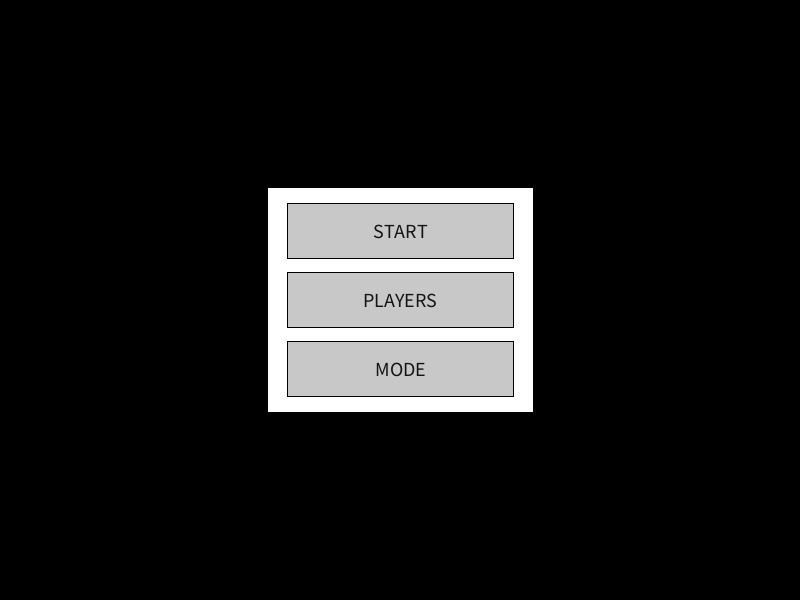
Frame 1 (no input)
Frame 60 (the mouse pressed at the canvas centre just before this capture): identical to frame 1, image omitted
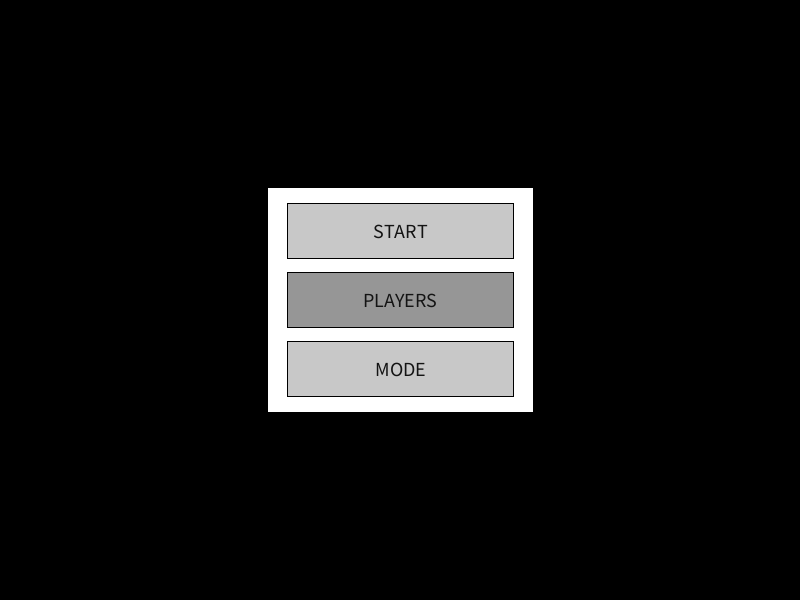
Frame 120 (the mouse held since frame 60 and released just before this capture)

The Processing sketch that drew these frames (run headless with seeded random() and noise(); from frame 60 on, the mouse is pressed at the canvas centre):

// Processing sketch: professionellesSpiel1_6
// ── professionellesSpiel1_6.pde
Ball b;
Balken[] players;
Score s;
particle[] particles;
Menu menu;
PVector player_pos;
int gehweite, dead, gamemode, number;
boolean go, explode;
final int ANZAHL = 500;  // amount of particles

void setup() {
  size(800, 600);
  //fullScreen();
  rectMode(CENTER);
  go = false;
  explode  = false;
  gehweite = 4;
  gamemode = 2;  // 1 = 1player, 2 = 2player
  player_pos = new PVector(50, 300);

  b = new Ball();
  b.setup();
  if (gamemode == 1) {
    number = 1;
  } else if (gamemode == 2) {
    number = 2;
  }
  players = new Balken[number];
  for (int i = 0; i < players.length; i++) {
    players[i] = new Balken();
    players[i].setup(i);
  }
  s = new Score();
  s.setup(number);

  menu = new Menu();
}

void draw() {
  background(0);
  if (menu.hidden == true) {
    if (go == true) {  //updates Balken und Ball, if the game starts
      for (Balken p : players) {
        p.update();
      }
      b.update();
    }

    //SCORE
    s.display(number);   //displays score first

    if (explode) {      //if exploding display particles and no Ball
      for (particle pa : particles) {
        pa.update();
        pa.display();
      }
    } else {
      b.display();
    }

    if (dead >= ANZAHL) {
      explode = false;
      dead = 0;
    }
    for (Balken p : players) {

      p.display();
    }
  }
  menu.mousecheck(mouseX, mouseY);
  menu.display();
}  

void keyPressed() {
  if (keyCode == 10) {
    println("keypressed");
    go = true;
  } else {
    for (Balken p : players) {
      p.press(key);
    }
  }
}

void keyReleased() {
  for (Balken p : players) {
    p.release(key);
  }
}

void mouseClicked() {
  menu.mouseclicked();
}


//resets all but score
void reset() {
  b.setup();
  for (int i = 0; i < players.length; i++) {
    players[i].setup(i);
  }
  go = false;
}


void explode(PVector pos) {  //pos = position of ball
  particles = new particle[ANZAHL];
  for (int i = 0; i < ANZAHL; i++) {
    particles[i] = new particle();
    particles[i].setup(pos);
  }
  explode = true;
}
// ── Balken.pde
class Balken {
  PVector pos;
  boolean goup, godown;
  int speed, h, w, num;
  void setup(int a) {
    num = a;
    speed = 10;
    h = height / 4;
    w = 5;//width / 30;
    goup = false;
    godown = false;
    if (num == 0) {
      pos = new PVector (w + 30, height / 2);
    }
    if (num == 1) {
      pos = new PVector (width - w - 30, height / 2);
    }
  }

  void update() {
    println(num + " up " + goup + " down " + godown);
    if (goup  && pos.y > h/2) {
      pos.y -= speed;
    }
    if (godown  && pos.y < height - h/2) {
      pos.y += speed;
    }
  }

  void press(char k) {
    if (num == 0) {
      if (k == 'w') {
        goup = true;
      }
      if (k == 's') {
        godown = true;
      }
    }

    if (num == 1) {
      if (k == 'u') {
        goup = true;
      }
      if (k == 'j') {
        godown = true;
      }
    }
  }

  void release(char k) {
    if (num == 0) {
      if (k == 'w') {
        goup = false;
      }
      if (k == 's') {
        godown = false;
      }
    }

    if (num == 1) {
      if (k == 'u') {
        goup = false;
      }
      if (k == 'j') {
        godown = false;
      }
    }
  }

  void display() {
    fill(255);
    rect(pos.x, pos.y, w, h);
  }
}

// ── Ball.pde
class Ball {
  PVector pos, vel, acc;
  int rad;
  boolean check = true;
  void setup() {
    pos = new PVector(width/2, height/2);
    vel = new PVector(random(-5, 5), random(-5, 5));
    acc = new PVector(0.01,0.01);
    rad = height / 50;
  }

  void update() {
    vel.add(acc);
    pos.add(vel);


    if (pos.x > width - rad || pos.x < 0 + rad) {
      vel.x *= -1;
      acc.x *= -1;
    }

    if (pos.y > height -rad || pos.y < 0 + rad) {
      vel.y *= -1;
      acc.y *= -1;
    }


    for (Balken p : players) {
      if (pos.x - rad <= p.pos.x + p.w/2 && pos.x + rad >= p.pos.x - p.w/2   &&   pos.y - rad <= p.pos.y + p.h/2 && pos.y + rad >= p.pos.y - p.h/2) {  //rechts/links/ check
        if (check == true) {
          vel.x *= -1;
          acc.x *= -1;
          check = false;
        }
      } else {
        check = true;
      }
    }
    if (pos.x < 0 + rad) {
      println("YOU FUCKED UP");
      explode(pos);
      s.addScore(0,1);
      reset();
    }
    if( pos.x > width - rad && number == 2) {
      println("YOU FUCKED UP");
      explode(pos);
      s.addScore(1,1);
      reset();    
    }
  }

  void display() {
    fill(255);
    ellipse(pos.x, pos.y, rad*2, rad*2);
  }
}
// ── Button.pde
class Button {
  String lable;
  PVector pos;
  int w, h, col;
  Button(String name,int hpos, int wid, int hei) {
    lable = name;
    w = wid;
    h = hei;
    col = 200;
    pos = new PVector(width/2, hpos);
    rectMode(CENTER);
  }

  void display() {
    fill(col);
    rect(pos.x, pos.y, w, h);
    fill(20);
    textSize(20);
    textAlign(CENTER,CENTER);
    text(lable, pos.x, pos.y);
  }
  
  void colorChange(String s){
    if(s == "HOVER")
      col = 150;
    else
      col = 200;
  }
  
  void task(){
    if(lable == "START"){
      menu.hidden = true;
      println("start");
    } else if(lable == "PLAYERS"){
      println("players");
    } else if(lable == "MODE"){
      println("mode");
    }
  }
}
// ── Menu.pde

class Menu {
  Button[] buttons;
  boolean hidden;
  int w, h, wspace, hspace, bh;
  Menu() {
    w = width/3;
    bh = height/7 - height/20;
    hspace = height/40;
    wspace = width/20;
    buttons = new Button[] {new Button("START", height / 2 - bh / 2 * 2 - hspace, w - wspace, bh), 
      new Button("PLAYERS", height / 2, w - wspace, bh), 
      new Button("MODE", height / 2 + bh / 2 * 2 + hspace, w - wspace, bh)};
    h = buttons.length * bh + (buttons.length+1) * hspace;
    rectMode(CENTER);
  }

  void display() {
    if (!hidden) {
      fill(255);
      rect(width/2, height/2, w, h);
      for (Button b : buttons) { 
        b.display();
      }
    }
  }

  void mousecheck(int x, int y) {
    if (!hidden) {
      for (int i = 0; i < buttons.length; i++) {
        if (x < buttons[i].pos.x + buttons[i].w/2 && x > buttons[i].pos.x - buttons[i].w/2 && y < buttons[i].pos.y + buttons[i].h/2 && y > buttons[i].pos.y - buttons[i].h/2) {  //check for inside of box
          buttons[i].colorChange("HOVER");
        } else {
          buttons[i].colorChange("");
        }
      }
    }
  }

  void mouseclicked() {
    if (!hidden) {
      int x = mouseX;
      int y = mouseY;
      for (int i = 0; i < buttons.length; i++) {
        if (x < buttons[i].pos.x + buttons[i].w/2 && x > buttons[i].pos.x - buttons[i].w/2 && y < buttons[i].pos.y + buttons[i].h/2 && y > buttons[i].pos.y - buttons[i].h/2) {  //check for inside of box
          buttons[i].task();
        }
      }
    }
  }
}
// ── Score.pde
class Score{
   int h,w,size,dist,num;
   int score[];
   String str;
   void setup(int n){
     num = n;
     h = height;
     w = width;
     str = "";
     score =  new int[num];
   }
   
   void addScore(int j, int i){
     score[j] += i;
   }
   
   void display(){
     display(1);
   }
   
   void display(int n){
     str = str(score[0]);
     textAlign(CENTER,CENTER);
     size = w / 5;
     dist = int(textWidth(str)) / 2 + width / 10;
     textSize(size);
     stroke(0);
     fill(200);
     //ellipse(w/2,h/2,20,20);
     if(n == 1){
       text(score[0],w/2,h/2);
     }
     if(n == 2){
       text(score[1],w/2 + dist, h/2 - size/9);  //rechts
       text(score[0],w/2 - dist, h/2 - size/9);  //links
       //println("size " + size);
     }
     //println(score);
   }
   
}

// ── particle.pde
class particle {
  PVector pos, vel, acc;
  int size, life;

  void setup(PVector loc) {
    size = int(random(3, 5));
    life = int(random(50, 100));
    pos = new PVector(loc.x + random(-3, 3), loc.y + random(-3, 3));
    if (pos.x < width/2) {
      vel = new PVector(random(0, 1), random(-1, 1));
      acc = new PVector(random(-0.05, -0.01), random(-0.05, -0.01));
    } else {
      vel = new PVector(random(-1, 0), random(-1, 1));
      acc = new PVector(random(0.05, 0.01), random(-0.05, -0.01));
    }
    vel.setMag(random(0.5)+5);
  }

  void update() {
    pos.add(vel);
    vel.add(acc);
    this.life--;
    if (life < 1) {  // if dead
      dead++;
      //println("dead " + dead);
    }
  }

  void display() {
    fill(255 - map(life, 70, 0, 0, 255));  //maps life to brightness
    ellipse(pos.x, pos.y, size, size);
  }
}
